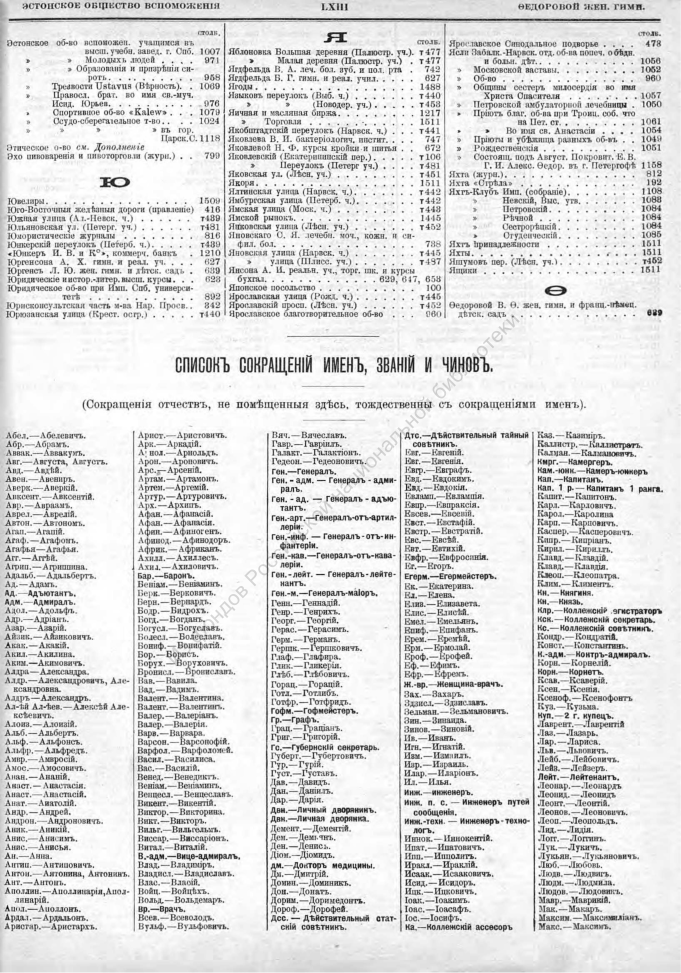
#> input picture page_001.jpg, 4084 x 5834 px (shown at 1/6 size); its folder holds 2 pictures in this run
$ jupyter execute --allow-errors OCR.ipynb
#> lines starting #> are read from the running program, lines starting #| are printed output that depends on the picture; after the words box and inside, x2 and y2 are one past the last pixel; in counts of white or black regions, pixels touching at a corner belong together
# Import

[cell 1]
# pip install -r requirements.txt

[cell 2]
import cv2
import pytesseract
import matplotlib.pyplot as plt
import numpy as np, pandas as pd
from pdf2image import convert_from_path
import tqdm

# PDF2IMAGE

#> (a cell that did not finish here is left out)

#> (a cell that did not finish here is left out)

# OCR

## Preprocess fucntions

[cell 5]
# get grayscale image
def get_grayscale(image):
    return cv2.cvtColor(image, cv2.COLOR_BGR2GRAY)

# noise removal
def remove_noise(image):
    return cv2.medianBlur(image,5)

#thresholding
def thresholding(image):
    return cv2.threshold(image, 0, 255, cv2.THRESH_BINARY + cv2.THRESH_OTSU)[1]

#dilation
def dilate(image):
    kernel = np.ones((5,5),np.uint8)
    return cv2.dilate(image, kernel, iterations = 1)

#erosion
def erode(image):
    kernel = np.ones((5,5),np.uint8)
    return cv2.erode(image, kernel, iterations = 1)

#opening - erosion followed by dilation
def opening(image):
    kernel = np.ones((5,5),np.uint8)
    return cv2.morphologyEx(image, cv2.MORPH_OPEN, kernel)

#canny edge detection
def canny(image):
    return cv2.Canny(image, 100, 200)

#skew correction
def deskew(image):
    coords = np.column_stack(np.where(image > 0))
    angle = cv2.minAreaRect(coords)[-1]
    if angle < -45:
        angle = -(90 + angle)
    else:
        angle = -angle
    (h, w) = image.shape[:2]
    center = (w // 2, h // 2)
    M = cv2.getRotationMatrix2D(center, angle, 1.0)
    rotated = cv2.warpAffine(image, M, (w, h), flags=cv2.INTER_CUBIC, borderMode=cv2.BORDER_REPLICATE)
    return rotated

#template matching
def match_template(image, template):
    return cv2.matchTemplate(image, template, cv2.TM_CCOEFF_NORMED)

## Test

[cell 6]
custom_config = r'-l rus --oem 3 --psm 1'

[cell 7]
img = cv2.imread('page_001.jpg', cv2.IMREAD_GRAYSCALE)[2000:]
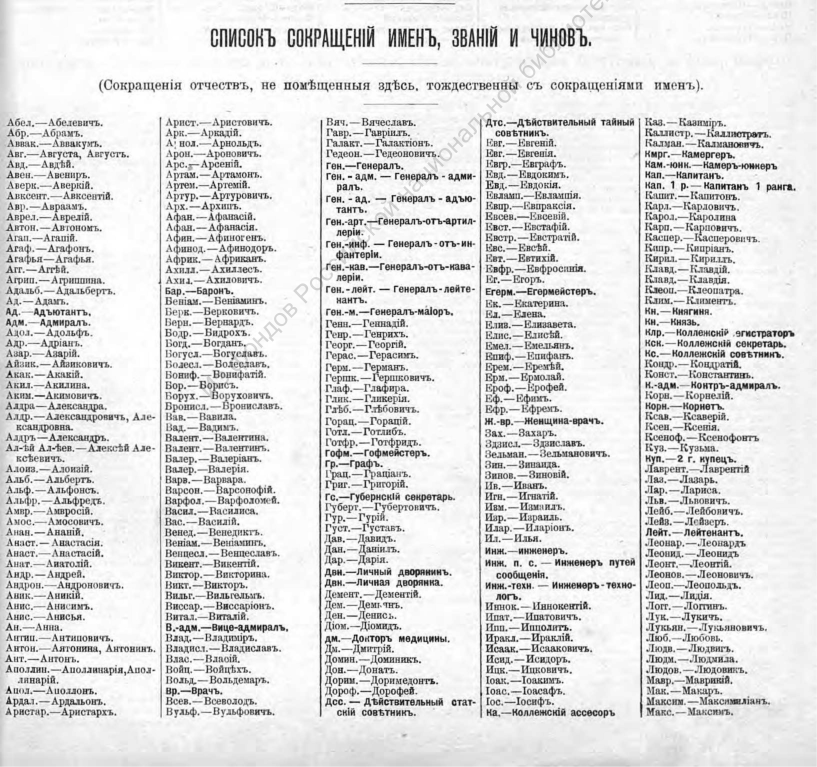
#> img: shape (3834, 4084) (shown at 1/5 size); min 0, max 255, mean 221.6

[cell 8]
thresh = 160
ret,thresh_img = cv2.threshold(img, thresh, 255, cv2.THRESH_BINARY)
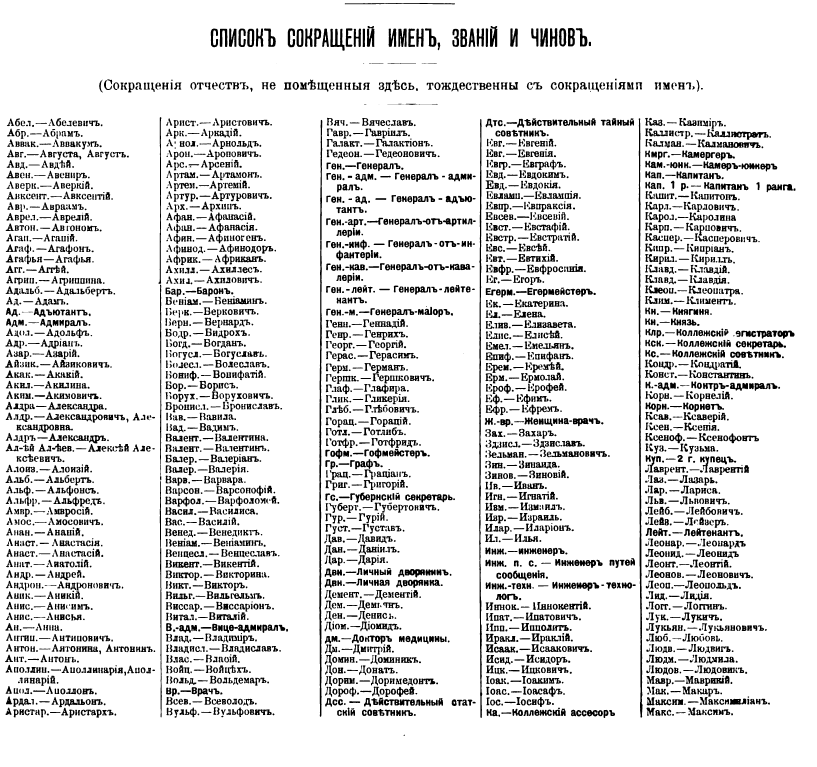
#> thresh_img: shape (3834, 4084) (shown at 1/5 size); 87.2% white; 4469 black regions (102 under 20 px), largest, box (x1, y1, x2, y2) and area: (3193, 591, 3213, 3588) 22470, (1596, 599, 1612, 3584) 22320, (2396, 595, 2411, 3589) 19387
#> ret = 160
output = thresh_img.copy()

#> (the rest of this cell did not finish here and is left out)

[cell 9]
# # img = cv2.imread('page_001.jpg', cv2.IMREAD_GRAYSCALE)[2000:]
# contours, hierarchy = cv2.findContours(img, cv2.RETR_TREE, cv2.CHAIN_APPROX_NONE)
# output = img.copy()
# for idx, contour in enumerate(contours):
#     (x, y, w, h) = cv2.boundingRect(contour)
#     # print("R", idx, x, y, w, h, cv2.contourArea(contour), hierarchy[0][idx])
#     # hierarchy[i][0]: the index of the next contour of the same level
#     # hierarchy[i][1]: the index of the previous contour of the same level
#     # hierarchy[i][2]: the index of the first child
#     # hierarchy[i][3]: the index of the parent
#     # if hierarchy[0][idx][3] == -1:
#     # print((x, y, w, h))
#     cv2.rectangle(output, (x, y), (x + w, y + h), (0, 0, 255), 3)
#     cv2.rectangle(output, (100, 100), (200, 200), (0, 0, 255), 10)


# # fig, ax = plt.subplots(1,2)
# # fig.set_size_inches(20, 20)
# # ax[0].imshow(img)
# # ax[1].imshow(output)

# cv2.imshow("Input", img)
# cv2.imshow("Output", output)
# cv2.waitKey(0)

#> (a cell that did not finish here is left out)

[cell 11]
plt.figure(figsize=(10, 10))
#> (the rest of this cell did not finish here and is left out)

#> (a cell that did not finish here is left out)

#> (a cell that did not finish here is left out)

[cell 14]
pytesseract.pytesseract.tesseract_cmd = r'/opt/homebrew/bin/tesseract'
#> (the rest of this cell did not finish here and is left out)

#> (a cell that did not finish here is left out)

[cell 16]
plt.figure(figsize=(10, 15))
plt.imshow(img)

[cell 17]
# image = cv2.imread('aurebesh.jpg')
img = cv2.imread('page_001.jpg')
#> img is the input picture: shape (5834, 4084, 3); min 0, max 255, mean 221
